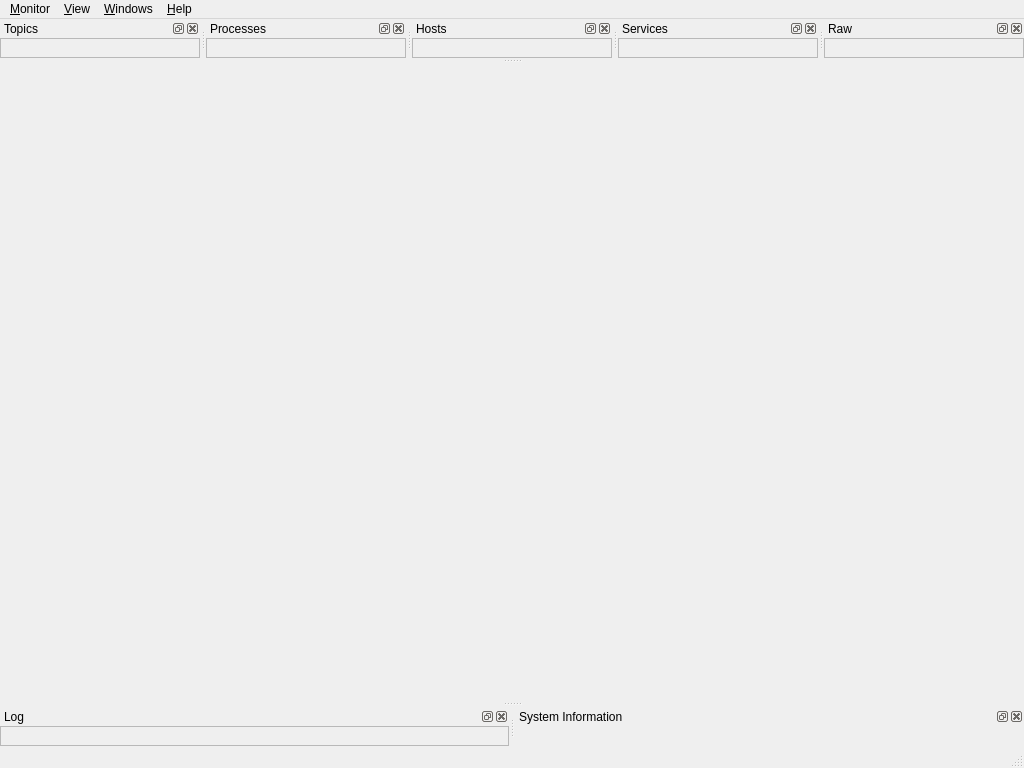
<?xml version="1.0" encoding="UTF-8"?>
<ui version="4.0">
 <class>EcalmonMainWindow</class>
 <widget class="QMainWindow" name="EcalmonMainWindow">
  <property name="geometry">
   <rect>
    <x>0</x>
    <y>0</y>
    <width>1024</width>
    <height>768</height>
   </rect>
  </property>
  <property name="windowTitle">
   <string>eCAL Monitor</string>
  </property>
  <property name="windowIcon">
   <iconset resource="../resources/resources.qrc">
    <normaloff>:/ecalmon/APP_ICON</normaloff>:/ecalmon/APP_ICON</iconset>
  </property>
  <property name="dockOptions">
   <set>QMainWindow::AllowNestedDocks|QMainWindow::AllowTabbedDocks|QMainWindow::AnimatedDocks</set>
  </property>
  <widget class="QWidget" name="central_widget"/>
  <widget class="QMenuBar" name="menubar">
   <property name="geometry">
    <rect>
     <x>0</x>
     <y>0</y>
     <width>1024</width>
     <height>21</height>
    </rect>
   </property>
   <widget class="QMenu" name="menu_file">
    <property name="title">
     <string>&amp;Monitor</string>
    </property>
    <widget class="QMenu" name="menu_monitor_refresh_speed">
     <property name="title">
      <string>&amp;Monitor Refresh Speed</string>
     </property>
     <addaction name="action_monitor_refresh_speed_0_5s"/>
     <addaction name="action_monitor_refresh_speed_1s"/>
     <addaction name="action_monitor_refresh_speed_2s"/>
     <addaction name="action_monitor_refresh_speed_5s"/>
     <addaction name="action_monitor_refresh_speed_10s"/>
     <addaction name="separator"/>
     <addaction name="action_monitor_refresh_speed_paused"/>
    </widget>
    <widget class="QMenu" name="menu_poll_frequency">
     <property name="title">
      <string>&amp;Log poll speed</string>
     </property>
     <addaction name="action_log_poll_speed_100hz"/>
     <addaction name="action_log_poll_speed_50hz"/>
     <addaction name="action_log_poll_speed_20hz"/>
     <addaction name="action_log_poll_speed_10hz"/>
     <addaction name="action_log_poll_speed_2hz"/>
     <addaction name="action_log_poll_speed_1hz"/>
     <addaction name="separator"/>
     <addaction name="action_log_poll_speed_paused"/>
    </widget>
    <addaction name="action_monitor_refresh_now"/>
    <addaction name="menu_monitor_refresh_speed"/>
    <addaction name="separator"/>
    <addaction name="action_poll_log_now"/>
    <addaction name="menu_poll_frequency"/>
    <addaction name="action_save_log_as"/>
    <addaction name="action_clear_log"/>
    <addaction name="separator"/>
    <addaction name="action_plugin_settings"/>
    <addaction name="separator"/>
    <addaction name="action_exit"/>
   </widget>
   <widget class="QMenu" name="menu_view">
    <property name="title">
     <string>&amp;View</string>
    </property>
    <widget class="QMenu" name="menu_theme">
     <property name="title">
      <string>&amp;Theme</string>
     </property>
     <addaction name="action_theme_default"/>
     <addaction name="action_theme_dark"/>
    </widget>
    <addaction name="action_reset_layout"/>
    <addaction name="menu_theme"/>
    <addaction name="separator"/>
    <addaction name="action_alternating_row_colors"/>
    <addaction name="action_show_parsed_times"/>
    <addaction name="separator"/>
    <addaction name="action_npcap_status"/>
   </widget>
   <widget class="QMenu" name="menu_help">
    <property name="title">
     <string>&amp;Help</string>
    </property>
    <addaction name="action_about"/>
    <addaction name="separator"/>
    <addaction name="action_licenses"/>
   </widget>
   <widget class="QMenu" name="menu_windows">
    <property name="title">
     <string>&amp;Windows</string>
    </property>
   </widget>
   <addaction name="menu_file"/>
   <addaction name="menu_view"/>
   <addaction name="menu_windows"/>
   <addaction name="menu_help"/>
  </widget>
  <widget class="QStatusBar" name="statusbar"/>
  <widget class="QDockWidget" name="logging_dockwidget">
   <property name="windowTitle">
    <string>Log</string>
   </property>
   <attribute name="dockWidgetArea">
    <number>8</number>
   </attribute>
   <widget class="QWidget" name="logging_dockwidget_content">
    <layout class="QVBoxLayout" name="verticalLayout">
     <property name="leftMargin">
      <number>0</number>
     </property>
     <property name="topMargin">
      <number>0</number>
     </property>
     <property name="rightMargin">
      <number>0</number>
     </property>
     <property name="bottomMargin">
      <number>0</number>
     </property>
     <item>
      <widget class="QFrame" name="logging_dockwidget_content_frame">
       <property name="frameShape">
        <enum>QFrame::StyledPanel</enum>
       </property>
       <property name="frameShadow">
        <enum>QFrame::Plain</enum>
       </property>
       <layout class="QVBoxLayout" name="logging_dockwidget_content_frame_layout"/>
      </widget>
     </item>
    </layout>
   </widget>
  </widget>
  <widget class="QDockWidget" name="topics_dockwidget">
   <property name="windowTitle">
    <string>Topics</string>
   </property>
   <attribute name="dockWidgetArea">
    <number>4</number>
   </attribute>
   <widget class="QWidget" name="topics_dockwidget_content">
    <layout class="QVBoxLayout" name="verticalLayout_2">
     <property name="leftMargin">
      <number>0</number>
     </property>
     <property name="topMargin">
      <number>0</number>
     </property>
     <property name="rightMargin">
      <number>0</number>
     </property>
     <property name="bottomMargin">
      <number>0</number>
     </property>
     <item>
      <widget class="QFrame" name="topics_dockwidget_content_frame">
       <property name="frameShape">
        <enum>QFrame::StyledPanel</enum>
       </property>
       <property name="frameShadow">
        <enum>QFrame::Plain</enum>
       </property>
       <layout class="QVBoxLayout" name="topics_dockwidget_content_frame_layout"/>
      </widget>
     </item>
    </layout>
   </widget>
  </widget>
  <widget class="QDockWidget" name="processes_dockwidget">
   <property name="windowTitle">
    <string>Processes</string>
   </property>
   <attribute name="dockWidgetArea">
    <number>4</number>
   </attribute>
   <widget class="QWidget" name="processes_dockwidget_content">
    <layout class="QVBoxLayout" name="verticalLayout_3">
     <property name="leftMargin">
      <number>0</number>
     </property>
     <property name="topMargin">
      <number>0</number>
     </property>
     <property name="rightMargin">
      <number>0</number>
     </property>
     <property name="bottomMargin">
      <number>0</number>
     </property>
     <item>
      <widget class="QFrame" name="processes_dockwidget_content_frame">
       <property name="frameShape">
        <enum>QFrame::StyledPanel</enum>
       </property>
       <property name="frameShadow">
        <enum>QFrame::Plain</enum>
       </property>
       <layout class="QVBoxLayout" name="processes_dockwidget_content_frame_layout"/>
      </widget>
     </item>
    </layout>
   </widget>
  </widget>
  <widget class="QDockWidget" name="host_dockwidget">
   <property name="windowTitle">
    <string>Hosts</string>
   </property>
   <attribute name="dockWidgetArea">
    <number>4</number>
   </attribute>
   <widget class="QWidget" name="host_dockwidget_content">
    <layout class="QVBoxLayout" name="verticalLayout_5">
     <property name="leftMargin">
      <number>0</number>
     </property>
     <property name="topMargin">
      <number>0</number>
     </property>
     <property name="rightMargin">
      <number>0</number>
     </property>
     <property name="bottomMargin">
      <number>0</number>
     </property>
     <item>
      <widget class="QFrame" name="host_dockwidget_content_frame">
       <property name="frameShape">
        <enum>QFrame::StyledPanel</enum>
       </property>
       <property name="frameShadow">
        <enum>QFrame::Plain</enum>
       </property>
       <layout class="QVBoxLayout" name="host_dockwidget_content_frame_layout"/>
      </widget>
     </item>
    </layout>
   </widget>
  </widget>
  <widget class="QDockWidget" name="service_dockwidget">
   <property name="windowTitle">
    <string>Services</string>
   </property>
   <attribute name="dockWidgetArea">
    <number>4</number>
   </attribute>
   <widget class="QWidget" name="service_dockwidget_content">
    <layout class="QVBoxLayout" name="verticalLayout_4">
     <property name="leftMargin">
      <number>0</number>
     </property>
     <property name="topMargin">
      <number>0</number>
     </property>
     <property name="rightMargin">
      <number>0</number>
     </property>
     <property name="bottomMargin">
      <number>0</number>
     </property>
     <item>
      <widget class="QFrame" name="service_dockwidget_content_frame">
       <property name="frameShape">
        <enum>QFrame::StyledPanel</enum>
       </property>
       <property name="frameShadow">
        <enum>QFrame::Plain</enum>
       </property>
       <layout class="QVBoxLayout" name="service_dockwidget_content_frame_layout"/>
      </widget>
     </item>
    </layout>
   </widget>
  </widget>
  <widget class="QDockWidget" name="system_information_dockwidget">
   <property name="windowTitle">
    <string>System Information</string>
   </property>
   <attribute name="dockWidgetArea">
    <number>8</number>
   </attribute>
   <widget class="QWidget" name="system_information_dockwidget_content">
    <layout class="QVBoxLayout" name="verticalLayout_6">
     <property name="leftMargin">
      <number>0</number>
     </property>
     <property name="topMargin">
      <number>0</number>
     </property>
     <property name="rightMargin">
      <number>0</number>
     </property>
     <property name="bottomMargin">
      <number>0</number>
     </property>
     <item>
      <widget class="QFrame" name="system_information_dockwidget_content_frame">
       <property name="frameShape">
        <enum>QFrame::NoFrame</enum>
       </property>
       <property name="frameShadow">
        <enum>QFrame::Plain</enum>
       </property>
       <layout class="QVBoxLayout" name="system_information_dockwidget_content_frame_layout">
        <property name="leftMargin">
         <number>0</number>
        </property>
        <property name="topMargin">
         <number>0</number>
        </property>
        <property name="rightMargin">
         <number>0</number>
        </property>
        <property name="bottomMargin">
         <number>0</number>
        </property>
       </layout>
      </widget>
     </item>
    </layout>
   </widget>
  </widget>
  <widget class="QDockWidget" name="raw_monitoring_data_dockwidget">
   <property name="windowTitle">
    <string>Raw</string>
   </property>
   <attribute name="dockWidgetArea">
    <number>4</number>
   </attribute>
   <widget class="QWidget" name="raw_monitoring_data_dockwidget_content">
    <layout class="QVBoxLayout" name="raw_monitoring_data_dockwidget_content_layout">
     <property name="spacing">
      <number>0</number>
     </property>
     <property name="leftMargin">
      <number>0</number>
     </property>
     <property name="topMargin">
      <number>0</number>
     </property>
     <property name="rightMargin">
      <number>0</number>
     </property>
     <property name="bottomMargin">
      <number>0</number>
     </property>
     <item>
      <widget class="QFrame" name="raw_monitoring_data_dockwidget_content_frame">
       <property name="frameShape">
        <enum>QFrame::StyledPanel</enum>
       </property>
       <layout class="QVBoxLayout" name="raw_monitoring_data_dockwidget_content_frame_layout"/>
      </widget>
     </item>
    </layout>
   </widget>
  </widget>
  <action name="action_exit">
   <property name="icon">
    <iconset resource="../../../iconset/ecalicons.qrc">
     <normaloff>:/ecalicons/EXIT</normaloff>:/ecalicons/EXIT</iconset>
   </property>
   <property name="text">
    <string>&amp;Exit</string>
   </property>
   <property name="shortcut">
    <string>Ctrl+Q</string>
   </property>
  </action>
  <action name="action_clear_log">
   <property name="icon">
    <iconset resource="../../../iconset/ecalicons.qrc">
     <normaloff>:/ecalicons/CLEAR</normaloff>:/ecalicons/CLEAR</iconset>
   </property>
   <property name="text">
    <string>&amp;Clear Log</string>
   </property>
  </action>
  <action name="action_reset_layout">
   <property name="text">
    <string>&amp;Reset Layout</string>
   </property>
  </action>
  <action name="action_alternating_row_colors">
   <property name="checkable">
    <bool>true</bool>
   </property>
   <property name="checked">
    <bool>true</bool>
   </property>
   <property name="text">
    <string>&amp;Alternating row colors</string>
   </property>
  </action>
  <action name="actionDocumentation">
   <property name="text">
    <string>&amp;Documentation...</string>
   </property>
  </action>
  <action name="action_about">
   <property name="icon">
    <iconset resource="../../../iconset/ecalicons.qrc">
     <normaloff>:/ecalicons/INFO</normaloff>:/ecalicons/INFO</iconset>
   </property>
   <property name="text">
    <string>&amp;About...</string>
   </property>
   <property name="shortcut">
    <string>F1</string>
   </property>
  </action>
  <action name="action_licenses">
   <property name="text">
    <string>&amp;Licenses...</string>
   </property>
  </action>
  <action name="action_monitor_refresh_now">
   <property name="icon">
    <iconset resource="../../../iconset/ecalicons.qrc">
     <normaloff>:/ecalicons/UPDATE</normaloff>:/ecalicons/UPDATE</iconset>
   </property>
   <property name="text">
    <string>&amp;Refresh monitor now</string>
   </property>
   <property name="shortcut">
    <string>F5</string>
   </property>
  </action>
  <action name="action_monitor_refresh_speed_0_5s">
   <property name="checkable">
    <bool>true</bool>
   </property>
   <property name="text">
    <string>0.5 sec</string>
   </property>
  </action>
  <action name="action_monitor_refresh_speed_1s">
   <property name="checkable">
    <bool>true</bool>
   </property>
   <property name="text">
    <string>1 sec</string>
   </property>
  </action>
  <action name="action_monitor_refresh_speed_2s">
   <property name="checkable">
    <bool>true</bool>
   </property>
   <property name="text">
    <string>2 sec</string>
   </property>
  </action>
  <action name="action_monitor_refresh_speed_5s">
   <property name="checkable">
    <bool>true</bool>
   </property>
   <property name="text">
    <string>5 sec</string>
   </property>
  </action>
  <action name="action_monitor_refresh_speed_10s">
   <property name="checkable">
    <bool>true</bool>
   </property>
   <property name="text">
    <string>10 sec</string>
   </property>
  </action>
  <action name="action_monitor_refresh_speed_paused">
   <property name="checkable">
    <bool>true</bool>
   </property>
   <property name="text">
    <string>Paused</string>
   </property>
  </action>
  <action name="action_poll_log_now">
   <property name="icon">
    <iconset resource="../../../iconset/ecalicons.qrc">
     <normaloff>:/ecalicons/UPDATE</normaloff>:/ecalicons/UPDATE</iconset>
   </property>
   <property name="text">
    <string>&amp;Poll log now</string>
   </property>
   <property name="shortcut">
    <string>F6</string>
   </property>
  </action>
  <action name="action_log_poll_speed_100hz">
   <property name="checkable">
    <bool>true</bool>
   </property>
   <property name="text">
    <string>100 Hz</string>
   </property>
  </action>
  <action name="action_log_poll_speed_50hz">
   <property name="checkable">
    <bool>true</bool>
   </property>
   <property name="text">
    <string>50 Hz</string>
   </property>
  </action>
  <action name="action_log_poll_speed_20hz">
   <property name="checkable">
    <bool>true</bool>
   </property>
   <property name="text">
    <string>20 Hz</string>
   </property>
  </action>
  <action name="action_log_poll_speed_10hz">
   <property name="checkable">
    <bool>true</bool>
   </property>
   <property name="text">
    <string>10 Hz</string>
   </property>
  </action>
  <action name="action_log_poll_speed_2hz">
   <property name="checkable">
    <bool>true</bool>
   </property>
   <property name="text">
    <string>2 Hz</string>
   </property>
  </action>
  <action name="action_log_poll_speed_paused">
   <property name="checkable">
    <bool>true</bool>
   </property>
   <property name="text">
    <string>Paused</string>
   </property>
  </action>
  <action name="action_save_log_as">
   <property name="icon">
    <iconset resource="../../../iconset/ecalicons.qrc">
     <normaloff>:/ecalicons/SAVE_AS</normaloff>:/ecalicons/SAVE_AS</iconset>
   </property>
   <property name="text">
    <string>&amp;Save log as...</string>
   </property>
  </action>
  <action name="action_log_poll_speed_1hz">
   <property name="checkable">
    <bool>true</bool>
   </property>
   <property name="text">
    <string>1 Hz</string>
   </property>
  </action>
  <action name="action_show_parsed_times">
   <property name="checkable">
    <bool>true</bool>
   </property>
   <property name="checked">
    <bool>true</bool>
   </property>
   <property name="text">
    <string>&amp;Show times as date</string>
   </property>
  </action>
  <action name="action_plugin_settings">
   <property name="text">
    <string>Pl&amp;ugin settings...</string>
   </property>
  </action>
  <action name="action_npcap_status">
   <property name="text">
    <string>&amp;Npcap status...</string>
   </property>
  </action>
  <action name="action_theme_default">
   <property name="checkable">
    <bool>true</bool>
   </property>
   <property name="checked">
    <bool>true</bool>
   </property>
   <property name="text">
    <string>Default</string>
   </property>
  </action>
  <action name="action_theme_dark">
   <property name="checkable">
    <bool>true</bool>
   </property>
   <property name="text">
    <string>Dark</string>
   </property>
  </action>
  <action name="action_export_snapshot">
   <property name="text">
    <string>Show raw monitoring &amp;data...</string>
   </property>
  </action>
 </widget>
 <resources>
  <include location="../resources/resources.qrc"/>
  <include location="../../../iconset/ecalicons.qrc"/>
 </resources>
 <connections/>
</ui>
